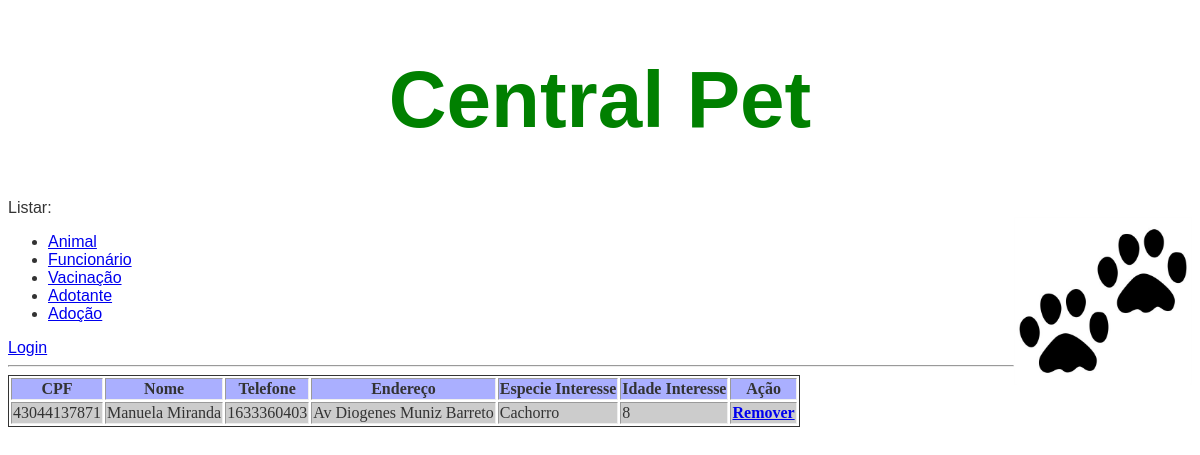
/listar_adotantes.php, run on the app's committed database.
### tables this page shows
CREATE TABLE IF NOT EXISTS `adotantes` (
  `id_adotante` varchar(11) NOT NULL,
  `nome` varchar(50) NOT NULL,
  `telefone` varchar(20) NOT NULL,
  `endereco` varchar(100) NOT NULL,
  `especie_interesse` varchar(50) NOT NULL,
  `idade_interesse` int(11) NOT NULL,
  PRIMARY KEY (`id_adotante`)
);

### listar_adotantes.php (called while the page is built)
<?php
	include("classeCabecalho.php");
	include("classeTabela.php");
	include("classeBancoDeDados.php");
	$tabela[]="adotantes";
	$bd = new BancoDeDados($conexao);
	$coluna[]= "id_adotante as CPF";
	$coluna[]= "nome as Nome";
	$coluna[]= "telefone as Telefone";
	$coluna[]= "endereco as Endereço";
	$coluna[]= "especie_interesse as 'Especie Interesse'";
	$coluna[]= "idade_interesse as 'Idade Interesse'";
	$condicao = null;
	$ordenacao = "nome";
	$m = $bd->select($tabela,$coluna,$condicao,$ordenacao);
	$t = new Tabela($m,"adotantes",true);
	$t->exibe();
?>

### classeBancoDeDados.php (called while the page is built, shortened)
<?php
	class BancoDeDados{
		private $conexao;
		public function __construct(PDO $conexao){
			$this->conexao = $conexao;
		}
		public function select($tabela, $coluna, $condicao, $ordenacao){
			$consulta = "SELECT ";
			foreach($coluna as $i=>$c){
				if($i>0){
					$consulta .=", ";
				}
				$consulta .= $c;
			}
			$consulta .= " FROM ";
			foreach($tabela as $i=>$t){
				$consulta .= $t;
			}
			if($ordenacao!=null){
				$consulta.= " ORDER BY ".$ordenacao;
			}
			$stmt = $this->conexao->prepare($consulta);
			try{
				$stmt->execute();
				$matriz = null;
				while($linha=$stmt->fetch()){
					$matriz[] = $linha;
				}
				return($matriz);
			}
			catch(Exception $e){
				echo "Erro";
			}
		}
	}
?>

### classeTabela.php (the view, shortened to what this page needs)
<?php
	class Tabela implements Exibicao{
		private $matriz;
		private $remover;
		private $tabela;
		public function __construct($matriz,$tabela,$remover){
				$this->matriz = $matriz;
				$this->remover = $remover;
				$this->tabela = $tabela;
		}
		public function exibe(){
			echo "<table border='1'>";
					try{
					foreach($this->matriz as $i=>$linha){
						if($i==0){
							echo "
							<thead>
							<tr>";
							foreach($linha as $j=>$valor){
								if(!is_numeric($j)){
									echo "<th>$j</th>";
								}
							}
							if($this->remover!=null){
								echo "<th>Ação</th>";
							}
							echo "</tr>
								  </thead>
								  <tbody>";
						}
						echo "<tr>";
						foreach($linha as $j=>$valor){
							if(!is_numeric($j)){
								echo "<td>$valor</td>";
							}
						}
						if($this->remover!=null){
							echo "<th>";
								echo "<a href='remover.php?tabela=$this->tabela&id=$linha[0]'>Remover</a>";
							echo "</th>";
						}
						echo "</tr>";
					}
					}
					catch(Exception $e){
						print_r($e);
					}
			echo "</tbody></table>";
		}
	}
?>

### estiloTable.css (style rules this page uses)
table { border: 1px solid; font-family:verdana; }
table thead { background-color: #AAAFFF; }
table tbody tr:nth-child(odd) { background-color: #CCC; }
body { font: 100%; font-family: helvetica, colibri, tahoma, sans-serif; color: #333; }

### data on the page
adotantes: j "CPF", j "Nome", j "Telefone", j "Endereço", j "Especie Interesse", j "Idade Interesse", id_adotante "43044137871", nome "Manuela Miranda", telefone "1633360403", endereco "Av Diogenes Muniz Barreto", especie_interesse "Cachorro", idade_interesse "8"
